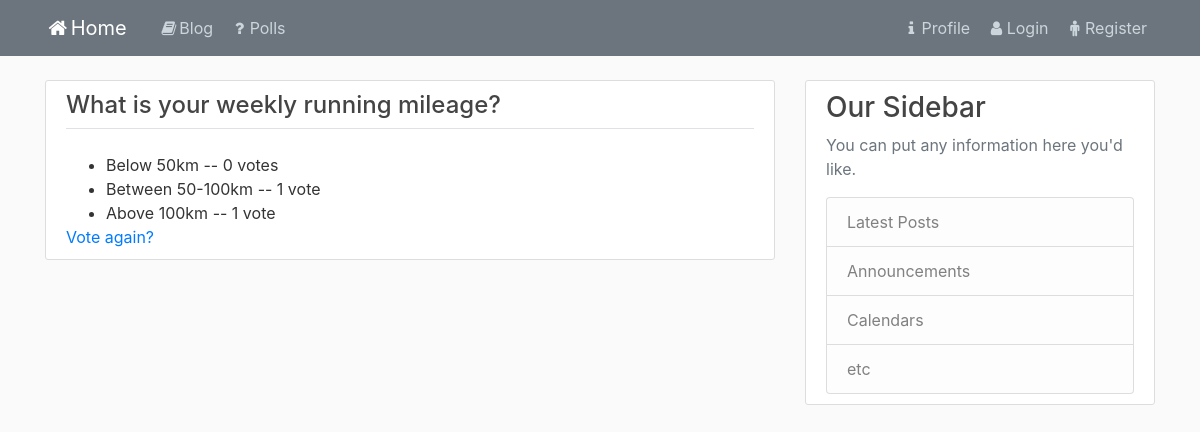
/polls/1/vote/result/, run on an earlier commit of the app's database.
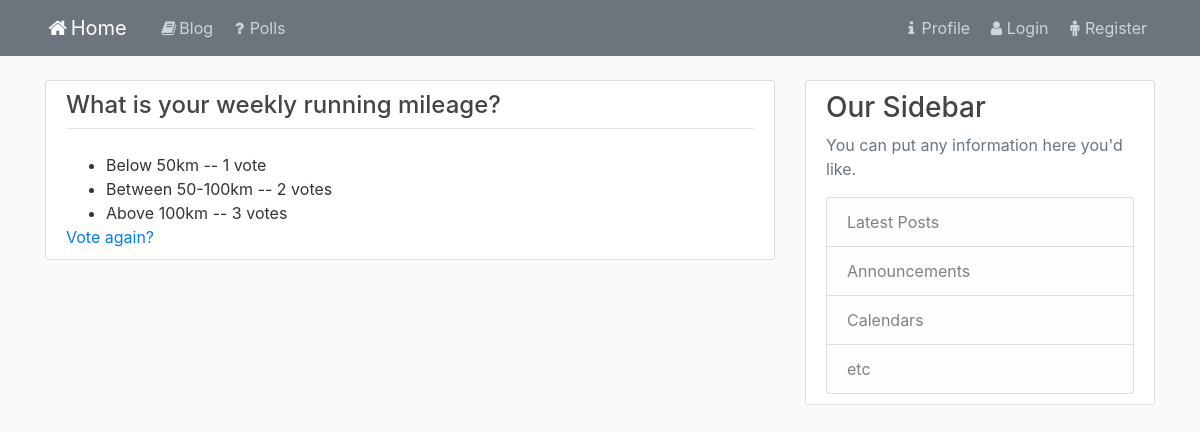
And on a later commit of the database.
### polls/models.py (models this page shows, shortened)
class Choice(models.Model):
    question = models.ForeignKey(Question, on_delete=models.CASCADE)
    choice_text = models.CharField(max_length=255)
    votes = models.IntegerField(default=0)

### polls/views.py (the view)
# urls.py: path('<int:pk>/vote/result/', views.ResultDetailView.as_view(), name='polls-result'),
class ResultDetailView(generic.DetailView):
    model = Question
    template_name = 'polls/polls_result.html'

### polls/templates/polls/polls_result.html
{% extends 'blog/base_blog.html' %}
{% block content %}
<div class="content-section">
    <div class="border-bottom mb-4">
        <h4>{{ question.question_text }}</h4>
    </div>
    <div>
        <ul>
        {% for choice in question.choice_set.all %}
            <li>{{ choice.choice_text }} -- {{ choice.votes }} vote{{ choice.votes|pluralize }}</li>
        {% endfor %}
        </ul>
    </div>
    <div>
        <a href="{% url 'polls:polls-detail' question.id %}">Vote again?</a>
    </div>
</div>
{% endblock content %}

What changed in the data, as far as the page shows it:
changed Choice "Below 50km": votes "0" → "1"
changed Choice "Between 50-100km": votes "1" → "2"
changed Choice "Above 100km": votes "1" → "3"
